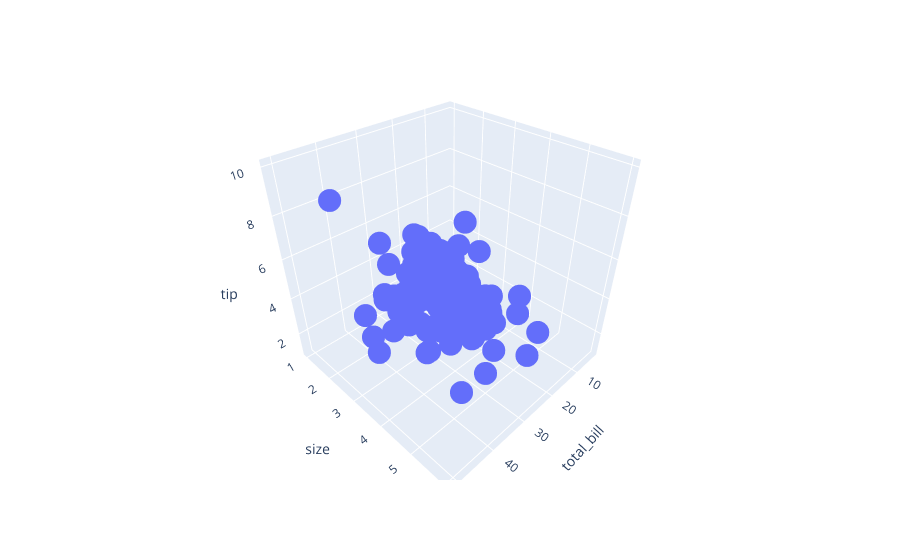

The code cell stored with this chart in its notebook:
### Code cell
px.scatter_3d(data, x = "total_bill", y = "size", z = "tip")

### Figure 1 — Plotly figure (JSON) as saved in the notebook; plotly's stock layout.template omitted (floating-point values rounded to 4 significant figures; data arrays with more than 128 entries replaced by an {"elided": "..."} marker saying what was removed)
{"data": [{"hovertemplate": "total_bill=%{x}<br>size=%{y}<br>tip=%{z}<extra></extra>", "legendgroup": "", "marker": {"color": "#636efa", "symbol": "circle"}, "mode": "markers", "name": "", "scene": "scene", "showlegend": false, "type": "scatter3d", "x": {"elided": "244 float values"}, "y": {"elided": "244 int values"}, "z": {"elided": "244 float values"}}], "layout": {"legend": {"tracegroupgap": 0}, "margin": {"t": 60}, "scene": {"domain": {"x": [0, 1], "y": [0, 1]}, "xaxis": {"title": {"text": "total_bill"}}, "yaxis": {"title": {"text": "size"}}, "zaxis": {"title": {"text": "tip"}}}}}
